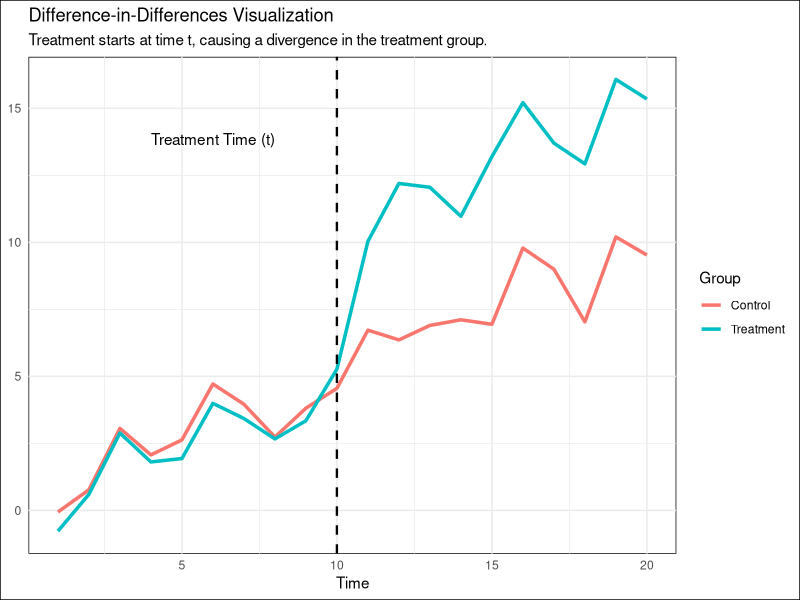

Generate this figure with R:
# Install and load necessary libraries
install.packages("ggplot2")
library(ggplot2)

# Generate sample data for DiD visualization
# Time period
time <- 1:20

# Control series: A slight upward trend with random noise
set.seed(123)
control <- 0.5*time + rnorm(20, sd = 1)

# Treatment series: Similar to control until time t=10, then diverges
t <- 10
treatment <- control + c(runif(n = t, min = -1, max = 1), rnorm(20-t, mean = 5, sd = 1))

data <- data.frame(
  Time = c(time, time),
  Value = c(control, treatment),
  Group = c(rep("Control", 20), rep("Treatment", 20))
)

# Generate the DiD plot
plot <- ggplot(data, aes(x = Time, y = Value, color = Group)) +
  geom_line(size=1.2) +
  geom_vline(aes(xintercept = t), linetype = "dashed", color = "black", size = 0.8) +
  annotate("text", x = t, y = max(data$Value) - 2, label = "Treatment Time (t)", vjust = 1, hjust = 1.5) +
  labs(
    title = "Difference-in-Differences Visualization",
    x = "Time",
    y = NULL,
    subtitle = "Treatment starts at time t, causing a divergence in the treatment group."
  ) +
  theme_minimal()+
  theme(
    panel.background = element_rect(fill = "white"),
    plot.background = element_rect(fill = "white")
  )
ggsave("DiD_plot.png", plot, width=6, height=5)
